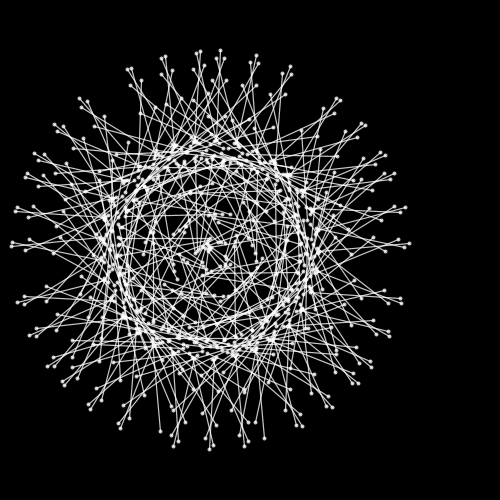
Frame 1 (no input)
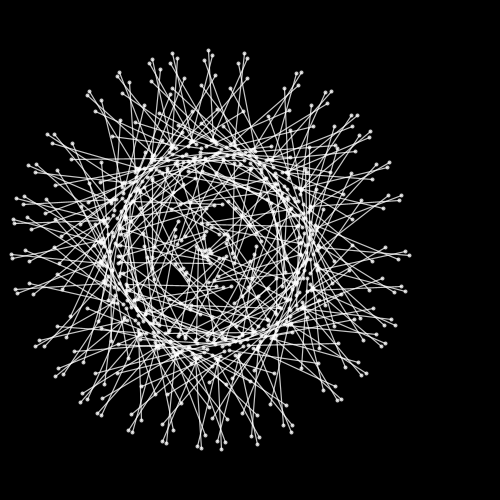
Frame 60 (the mouse pressed at the canvas centre just before this capture)
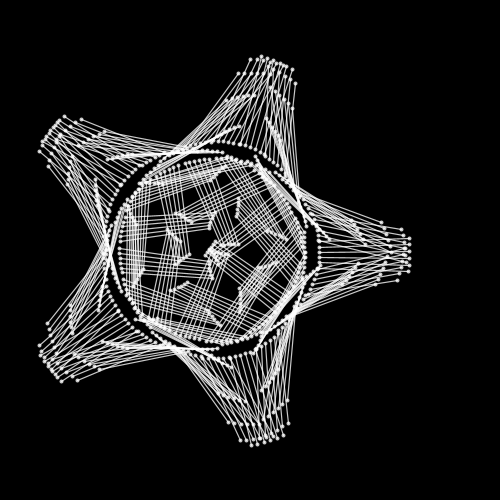
Frame 120 (the mouse held since frame 60 and released just before this capture)

The Processing sketch that drew these frames (run headless with seeded random() and noise(); from frame 60 on, the mouse is pressed at the canvas centre):

// Processing sketch: curve
// ── curve.pde
float t;
float angle =0;
int NUM_LINES = 380;
float v1 =0.4;
float v2;
boolean increment = false;
float fator =0.00001;
int seq = 1;
int step = 1;
int currentTime;

void setup(){
    background(20);
    size(500,500);
    v1 = random(0.4)+0.2;
    smooth(2);
}

void draw(){
    background(0);
    angle+= 0.01;
    stroke(255,200);

    translate(width/2-40, height/2);
    rotate(sin(angle));

    for(int i=1; i < NUM_LINES; i++){
        strokeWeight(4);
        point(x(t+i), y(t+i));
        point(x2(t+i), y2(t+i));

        strokeWeight(1.2);

        line(x(t+i),y(t+i),x2(t+i),y2(t+i));
    }

    t += 0.005;

    if(increment)    v1+=fator;

    String name = step + "curve";

    currentTime = millis();
    int sec = currentTime / 1000;

    //println(currentTime);
    if(currentTime / 41 >= seq){
        //println("test");
        save(name+seq);
        seq++;
    }

    if(sec / 10 >= step){
        step++;
        name = step + "curve";
        v1 = random(0.4)+0.2;
        seq = 1;
    }

    if(sec==10){
        exit();
    }


}

void mousePressed() {
    v1 = random(0.4)+0.2;
}

void keyReleased(){
    increment = false;
}

void keyPressed() {
    if(key == ' '){
        v1 = random(0.4)+0.2;
    }

    if (keyCode == LEFT) {
        increment = true;
        fator = -0.00001;
        } else if (keyCode == RIGHT) {
            increment = true;
            fator = 0.00001;
        }
    if (keyCode == UP) {
        NUM_LINES+=1;
        println("nlines "+NUM_LINES);
        } else if (keyCode == DOWN) {
            NUM_LINES-=1;
        }

}

float x(float t){
    return sin(t/10)*100 + cos(t/v1)*100;
}
float y(float t){
    return cos(t/10)*100 + sin(t/v1)*100;
}
float x2(float t){
    return sin(t/10)*10 + cos(t/v1)*100;
}
float y2(float t){
    return cos(t/10)*10 + sin(t/v1)*100;
}
